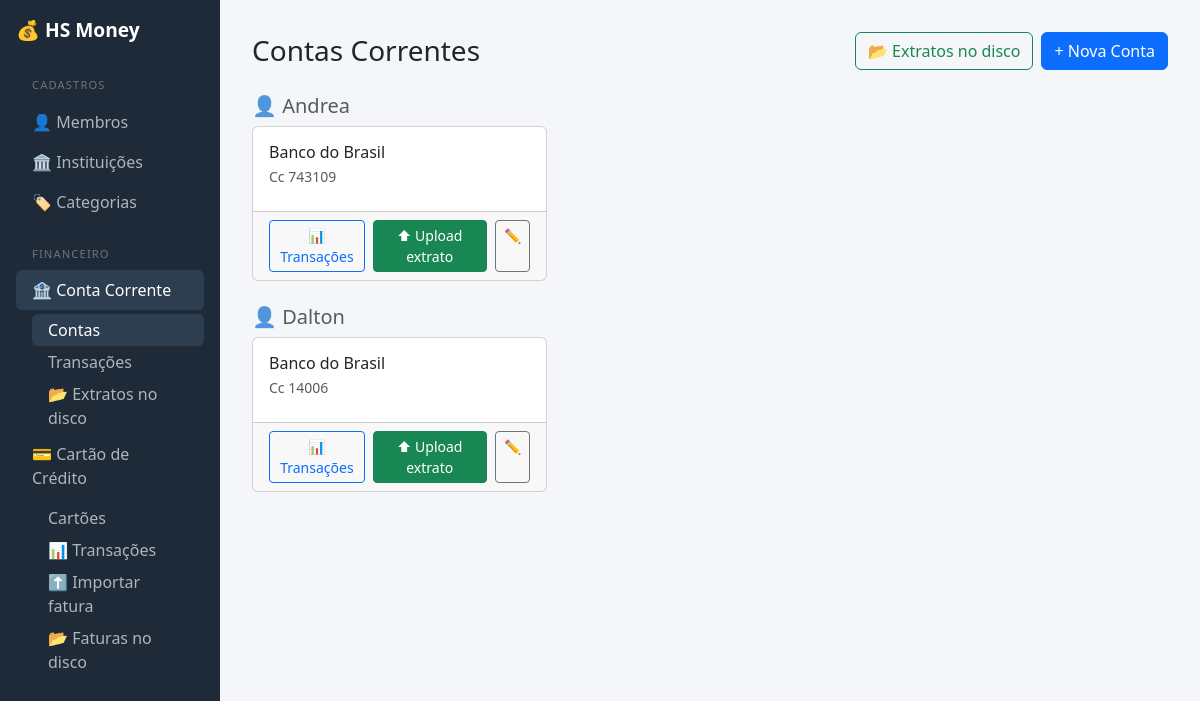
The page /conta/contas/ on the database as committed earlier.
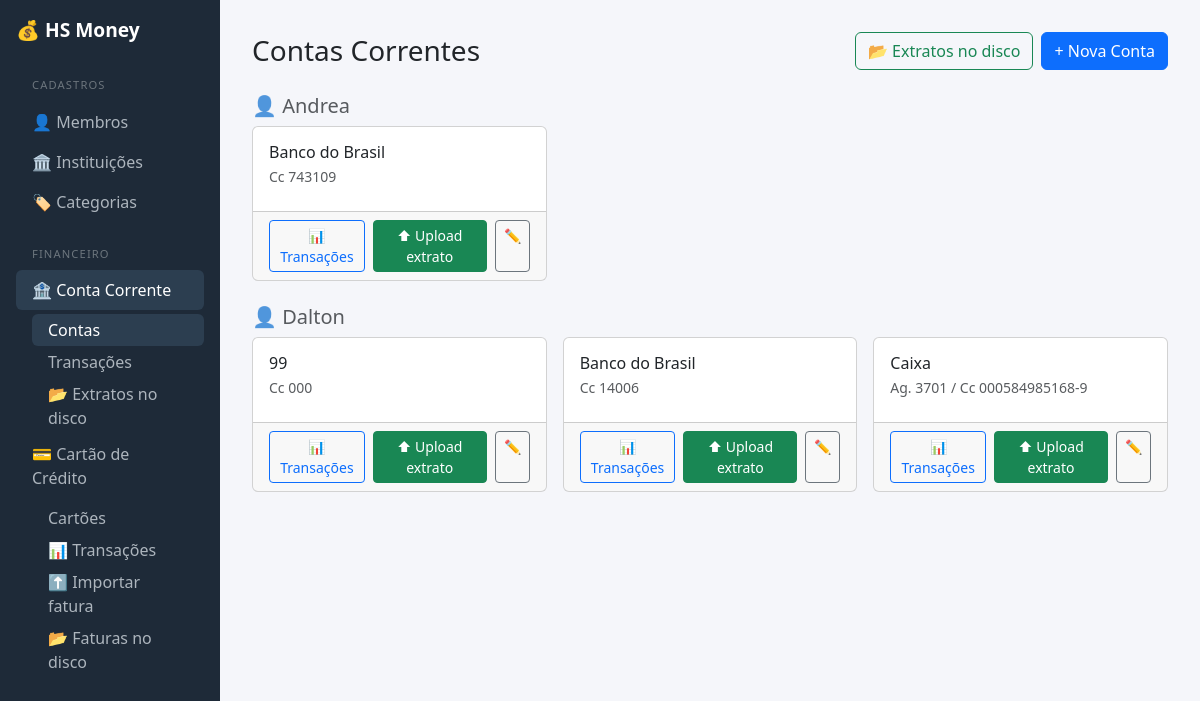
The same page on the database as committed later.
### hs_money/core/models.py (models this page shows, shortened)
class Membro(models.Model):
    nome = models.CharField("Nome", max_length=100)
    adulto = models.BooleanField(default=True)
    ordem = models.PositiveIntegerField("Ordem", default=0)
    class Meta:
        ordering = ["ordem", "nome"]

class InstituicaoFinanceira(models.Model):
    TIPO_CHOICES = [
        ("banco", "Banco"),
        ("corretora", "Corretora"),
        ("fintech", "Fintech"),
        ("cooperativa", "Cooperativa"),
        ("outro", "Outro"),
    ]
    nome = models.CharField(max_length=100)
    codigo = models.CharField(max_length=20, blank=True, null=True)
    tipo = models.CharField(max_length=20, choices=TIPO_CHOICES, default="banco")

### hs_money/conta_corrente/models.py (models this page shows, shortened)
class ContaCorrente(models.Model):
    instituicao = models.ForeignKey(
        InstituicaoFinanceira,
        on_delete=models.CASCADE,
        related_name='contas_correntes',
    )
    membro = models.ForeignKey(
        Membro,
        on_delete=models.SET_NULL,
        null=True,
        blank=True,
        related_name='contas_correntes',
    )
    agencia = models.CharField('Agência', max_length=20, blank=True, null=True)
    numero = models.CharField('Número', max_length=30)
    ativa = models.BooleanField('Ativa', default=True)
    class Meta:
        verbose_name = 'Conta Corrente'
        verbose_name_plural = 'Contas Correntes'
        constraints = [
            models.UniqueConstraint(
                fields=['instituicao', 'agencia', 'numero'],
                name='uniq_conta_inst_agencia_numero',
            ),
        ]

### hs_money/conta_corrente/views.py (the view)
# urls.py: path('contas/',                       views.conta_lista,    name='conta_lista'),
def conta_lista(request):
    contas = (
        ContaCorrente.objects
        .select_related('membro', 'instituicao')
        .order_by('membro__nome', 'instituicao__nome', 'numero')
    )
    grupos = []
    for membro, items in groupby(contas, key=lambda c: c.membro):
        grupos.append({'membro': membro, 'contas': list(items)})
    grupos.sort(key=lambda g: (g['membro'] is None, g['membro'].nome if g['membro'] else ''))
    return render(request, 'conta_corrente/contas/lista.html', {'grupos': grupos})

### hs_money/conta_corrente/templates/conta_corrente/contas/lista.html (shortened to what this page needs)
{% extends "core/base.html" %}
{% block content %}
<div class="d-flex justify-content-between align-items-center mb-4">
  <h1 class="h3 mb-0">Contas Correntes</h1>
  <div class="d-flex gap-2">
    <a href="{% url 'conta_corrente:listar_extratos' %}" class="btn btn-outline-success">
      📂 Extratos no disco
    </a>
    <a href="{% url 'conta_corrente:conta_criar' %}" class="btn btn-primary">
      + Nova Conta
    </a>
  </div>
</div>
{% for grupo in grupos %}
<div class="mb-4">
  <h5 class="text-muted mb-2">
    {% if grupo.membro %}
      👤 {{ grupo.membro.nome }}
    {% else %}
      <span class="text-secondary">— Sem titular —</span>
    {% endif %}
  </h5>
  <div class="row g-3">
    {% for conta in grupo.contas %}
    <div class="col-12 col-md-6 col-lg-4">
      <div class="card h-100 {% if not conta.ativa %}border-secondary opacity-50{% endif %}">
        <div class="card-body">
          <h6 class="card-title mb-1">
            {{ conta.instituicao.nome }}
          </h6>
          <p class="card-text text-muted small mb-2">
            {% if conta.agencia %}Ag. {{ conta.agencia }} /{% endif %}
            Cc {{ conta.numero }}
          </p>
        </div>
        <div class="card-footer d-flex gap-2">
          <a href="{% url 'conta_corrente:transacoes_conta' conta.pk %}"
             class="btn btn-sm btn-outline-primary flex-fill">
            📊 Transações
          </a>
          <a href="{% url 'conta_corrente:upload_por_conta' conta.pk %}"
             class="btn btn-sm btn-success flex-fill">
            ⬆ Upload extrato
          </a>
          <a href="{% url 'conta_corrente:conta_editar' conta.pk %}"
             class="btn btn-sm btn-outline-secondary">
            ✏
          </a>
        </div>
      </div>
    </div>
    {% endfor %}
  </div>
</div>
{% endfor %}
{% endblock %}

Rows that differ between the two databases and show on the page:
added ContaCorrente: instituicao.nome "99", numero "000", shown under Membro "Dalton"
added ContaCorrente: instituicao.nome "Caixa", agencia "3701", numero "000584985168-9", shown under Membro "Dalton"
